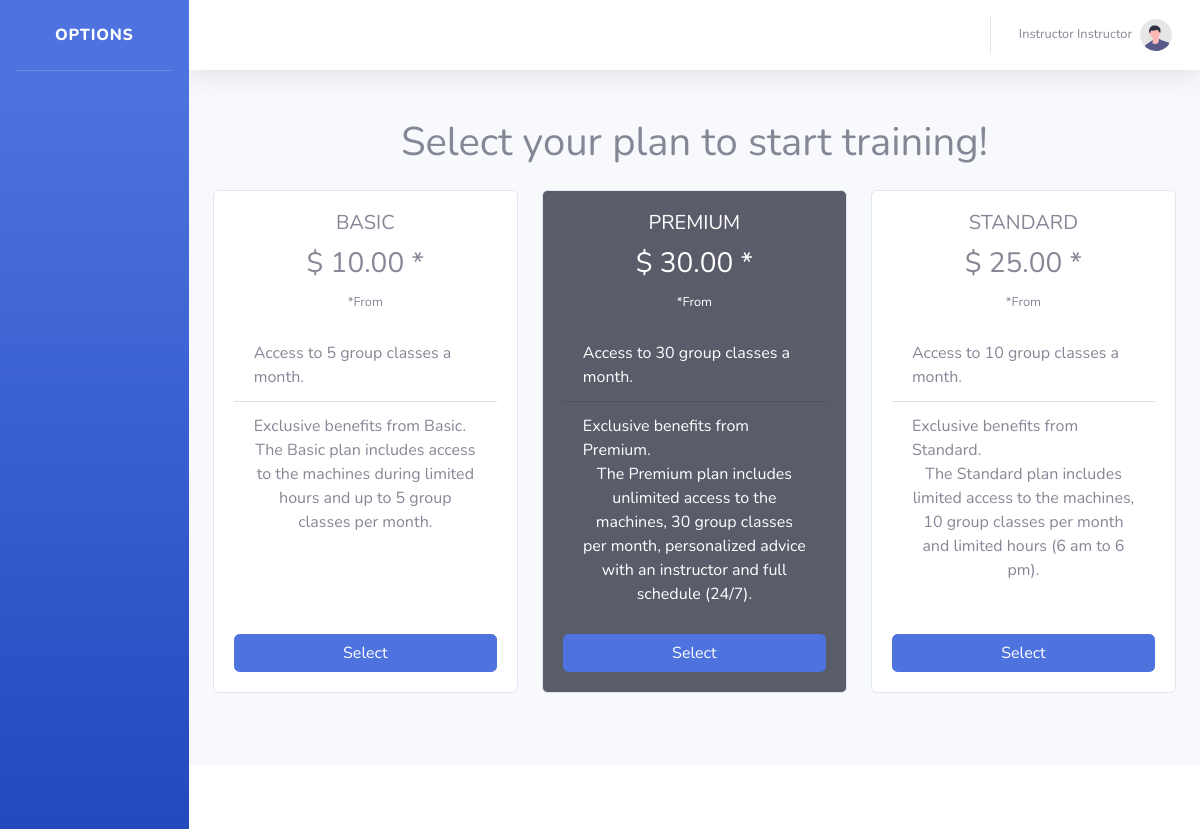
The page /app/planes.php (signed in) on the database its author committed.
### tables this page shows
CREATE TABLE `gym_users` (
  `id_user` int(11) NOT NULL,
  `email` varchar(100) NOT NULL,
  `password` varchar(100) NOT NULL,
  `nombres` varchar(100) NOT NULL,
  `apellidos` varchar(100) NOT NULL,
  `creation_date` timestamp NOT NULL DEFAULT current_timestamp(),
  `id_gym` int(11) NOT NULL,
  `id_role` int(11) NOT NULL
);

CREATE TABLE `gym_plan` (
  `id_plan` int(11) NOT NULL,
  `plan_type` varchar(20) NOT NULL,
  `amount` int(11) NOT NULL,
  `description` text DEFAULT NULL,
  `price` int(11) NOT NULL
);

### app/planes.php (the view)
<?php
include 'config.php';
$stmt = $pdo->prepare("SELECT * FROM gym_plan");
$stmt->execute();
$planes = $stmt->fetchAll(PDO::FETCH_ASSOC);
?>
<?php include 'header.php'; ?>
<div class="container my-5">
    <h1 class="text-center mb-4">Select your plan to start training!</h1>
    <div class="row">
        <?php foreach ($planes as $plan): ?>
            <div class="col-md-4 mb-4">
                <div class="card h-100 <?php echo $plan['plan_type'] === 'Premium' ? 'bg-dark text-white' : ''; ?>">
                    <div class="card-body d-flex flex-column">
                        <h5 class="card-title text-center"><?php echo strtoupper($plan['plan_type']); ?></h5>
                        <h3 class="card-text text-center">
                            $ <?php echo number_format($plan['price'], 2); ?> *
                        </h3>
                        <p class="text-center"><small>*From</small></p>
                        <ul class="list-group list-group-flush mb-3">
                            <li class="list-group-item <?php echo $plan['plan_type'] === 'Premium' ? 'bg-dark text-white' : ''; ?>">
                                Access to <?php echo $plan['amount']; ?> group classes a month.
                            </li>
                            <li class="list-group-item <?php echo $plan['plan_type'] === 'Premium' ? 'bg-dark text-white' : ''; ?>">
                                Exclusive benefits from <?php echo $plan['plan_type']; ?>.
                                <p class="card-text text-center">
                                    <?php echo $plan['description']; ?>
                                </p>
                            </li>
                        </ul>
                        <a href="selectplan.php?id=<?php echo $plan['id_plan']; ?>" class="btn btn-primary mt-auto">Select</a>
                    </div>
                </div>
            </div>
        <?php endforeach; ?>
    </div>
</div>
<?php include 'footer.php'; ?>

### app/header.php (shortened to what this page needs)
<?php
$user_id = $_SESSION['user_id'];
$stmt = $pdo->prepare("SELECT nombres, apellidos FROM gym_users WHERE id_user = ?");
$stmt->execute([$user_id]);
$user = $stmt->fetch(PDO::FETCH_ASSOC);
?>
<!DOCTYPE html>
<html lang="en">
<head>
    <link href="vendor/fontawesome-free/css/all.min.css" rel="stylesheet" type="text/css">
    <link href="css/sb-admin-2.min.css" rel="stylesheet">
</head>
<body id="page-top">
    <div id="wrapper">
        <ul class="navbar-nav bg-gradient-primary sidebar sidebar-dark accordion" id="accordionSidebar">
        <a class="sidebar-brand d-flex align-items-center justify-content-center" href="index.php">
            <div class="sidebar-brand-text mx-3">Options</div>
        </a>
        <hr class="sidebar-divider">
        </ul>
        <div id="content-wrapper" class="d-flex flex-column">
            <div id="content">
                <nav class="navbar navbar-expand navbar-light bg-white topbar mb-4 static-top shadow">
                    <ul class="navbar-nav ml-auto">
                        <li class="nav-item dropdown no-arrow">
                            <a class="nav-link dropdown-toggle" href="#" id="userDropdown" role="button"
                                data-toggle="dropdown" aria-haspopup="true" aria-expanded="false">
                                <span class="mr-2 d-none d-lg-inline text-gray-600 small">
                                    <?php echo htmlspecialchars($user['nombres'] . ' ' . $user['apellidos']); ?>
                                </span>
                                <img class="img-profile rounded-circle"
                                    src="img/undraw_profile.svg">
                            </a>
                        </li>
                    </ul>
                </nav>

### rows shown on the page
gym_users: nombres+apellidos "Instructor Instructor"
gym_plan: plan_type "BASIC", price "10.00", amount "5", plan_type "Basic", description "The Basic plan includes access to the machines during limited hours and up to 5 group classes per month."
gym_plan: plan_type "PREMIUM", price "30.00", amount "30", plan_type "Premium", description "The Premium plan includes unlimited access to the machines, 30 group classes per month, personalized advice with an instructor and full schedule (24/7)."
gym_plan: plan_type "STANDARD", price "25.00", amount "10", plan_type "Standard", description "The Standard plan includes limited access to the machines, 10 group classes per month and limited hours (6 am to 6 pm)."
